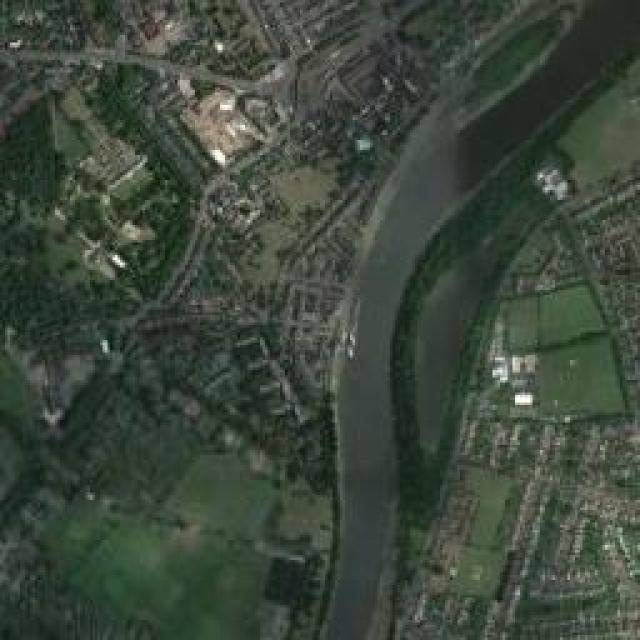
#> input picture Train_Images/003_jpg.rf.7e53676617e5aa0d0cc0d82d1d7a426e.jpg, 640 x 640 px; its folder holds 4 pictures in this run
$ python ds3000_final_project.py
#> lines starting #> are read from the running program, lines starting #| are printed output that depends on the picture
"""DS3000_Final_Project.ipynb

Automatically generated by Colab.

Original file is located at
    https://colab.research.google.com/drive/1ZOVBLWdHjGuMsQaTgQTxdA-5DZBDnt-2
"""


import os
import cv2
import numpy as np
from sklearn.model_selection import train_test_split
from sklearn.model_selection import cross_val_score
from sklearn.ensemble import RandomForestClassifier
from sklearn.metrics import accuracy_score
from sklearn.metrics import classification_report
from sklearn.svm import SVC
import xgboost as xgb
from sklearn.metrics import classification_report, confusion_matrix
import matplotlib.pyplot as plt
import seaborn as sns
import joblib

"""Preprocessing and label and image extraction"""

# Set folder paths
train_images_path = '/content/Train_Images/'
train_labels_path = '/content/Train_Labels/'
valid_images_path = '/content/Valid_Images/'
valid_labels_path = '/content/Valid_Labels/'
test_images_path = '/content/Test_Images/'
test_labels_path = '/content/Test_Labels/'

# Function to load labels from a directory
def load_labels(label_path):
    labels = []
    #yolo format, only take first number of first line in each txt file (this number represents the class)
    for label_file in sorted(os.listdir(label_path)):  # Iterate through all label files
        # Skip unwanted system files
        if label_file.startswith('.') or os.path.isdir(os.path.join(label_path, label_file)):
            continue

        file_path = os.path.join(label_path, label_file)
        with open(file_path, 'r') as f:
            first_line = f.readline().strip()  # Read the first line of the file
            if first_line:  # Ensure the file is not empty
                class_id = int(first_line.split()[0])  # Extract the first number (class ID)
                labels.append(class_id)  # Add only the class ID to the labels list
    return labels

# Load images and preprocess
def load_images(image_path, target_size=(256, 256)):
#> called with image_path = 'Train_Images', target_size = (256, 256)
    images = []
    for file_name in sorted(os.listdir(image_path)):
        img = cv2.imread(os.path.join(image_path, file_name))
#> img is the input picture: shape (640, 640, 3); mean B, G, R 59.5, 71.6, 60.7
        img = cv2.resize(img, target_size)
#> img: shape (256, 256, 3)
        img = cv2.cvtColor(img, cv2.COLOR_BGR2RGB) / 255.0  # Normalize
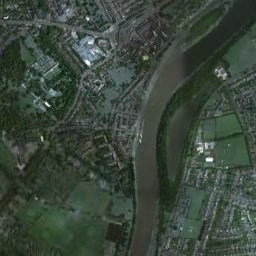
#> img: shape (256, 256, 3) float64; mean B, G, R 0.238, 0.28, 0.233
        images.append(img)
#> pass 2 of the loop in load_images, `for file_name in sorted(os.listdir(image_path)):`:
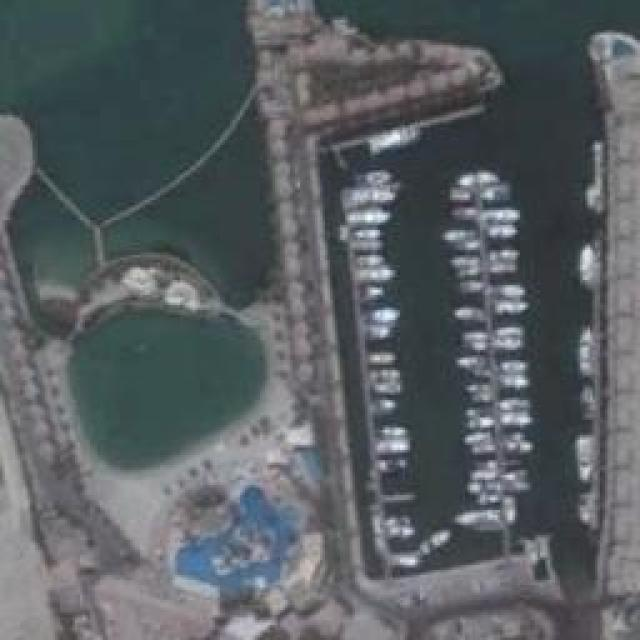
#> input picture Train_Images/021_jpg.rf.2e14f8d64ca9598ea5f8ac6cef64bef6.jpg, 640 x 640 px
#> in load_images, img is the input picture: shape (640, 640, 3); mean B, G, R 98.1, 94.7, 88.4
#> in load_images, `img = cv2.cvtColor(img, cv2.COLOR_BGR2RGB) / 255.0`:
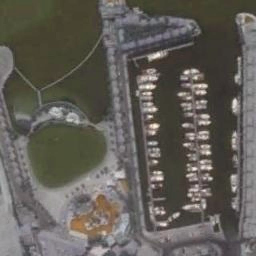
#> img: shape (256, 256, 3) float64; mean B, G, R 0.347, 0.371, 0.385
    return np.array(images)

# Load images and labels
X_train = load_images('Train_Images')
y_train = load_labels('Train_Labels')  # Labels now contain class IDs and bounding boxes
#> (the run stopped early here; a loop or call above may not have finished)
